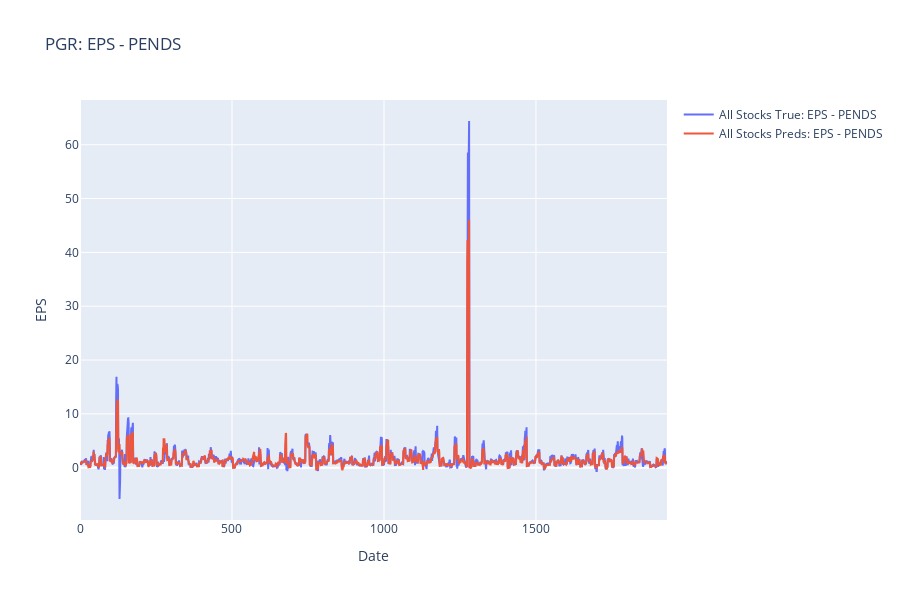

Write notebook code for a chart like this one.
### Code cell
trace_true = go.Scatter(x=x_indices, y=y_true_inverse, mode="lines", name=f"All Stocks True: EPS - PENDS")
trace_preds = go.Scatter(x=x_indices, y=preds_inverse, mode="lines", name=f"All Stocks Preds: EPS - PENDS")


layout = go.Layout(
    title = f"{stock_symbol}: EPS - PENDS",
    xaxis=dict(title='Date'),
    yaxis=dict(title='EPS', side='left', rangemode='tozero'),
    height=600,
)

fig = go.Figure(data=[trace_true, trace_preds], layout=layout)
fig.show()

### Figure 1 — Plotly figure (JSON) as saved in the notebook; plotly's stock layout.template omitted (floating-point values rounded to 4 significant figures; data arrays with more than 128 entries replaced by an {"elided": "..."} marker saying what was removed)
{"data": [{"mode": "lines", "name": "All Stocks True: EPS - PENDS", "type": "scatter", "x": {"elided": "1932 int values"}, "y": {"elided": "1932 float values"}}, {"mode": "lines", "name": "All Stocks Preds: EPS - PENDS", "type": "scatter", "x": {"elided": "1932 int values"}, "y": {"elided": "1932 float values"}}], "layout": {"height": 600, "title": {"text": "PGR: EPS - PENDS"}, "xaxis": {"title": {"text": "Date"}}, "yaxis": {"rangemode": "tozero", "side": "left", "title": {"text": "EPS"}}}}
